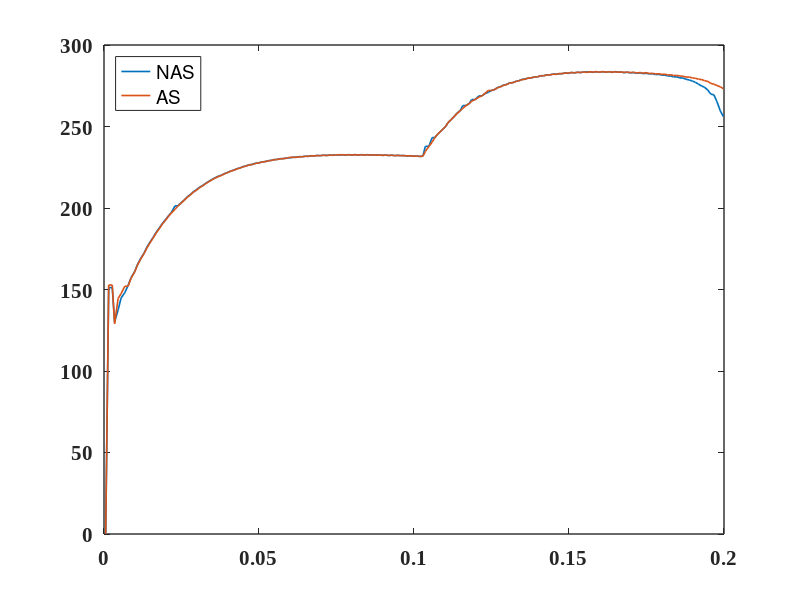
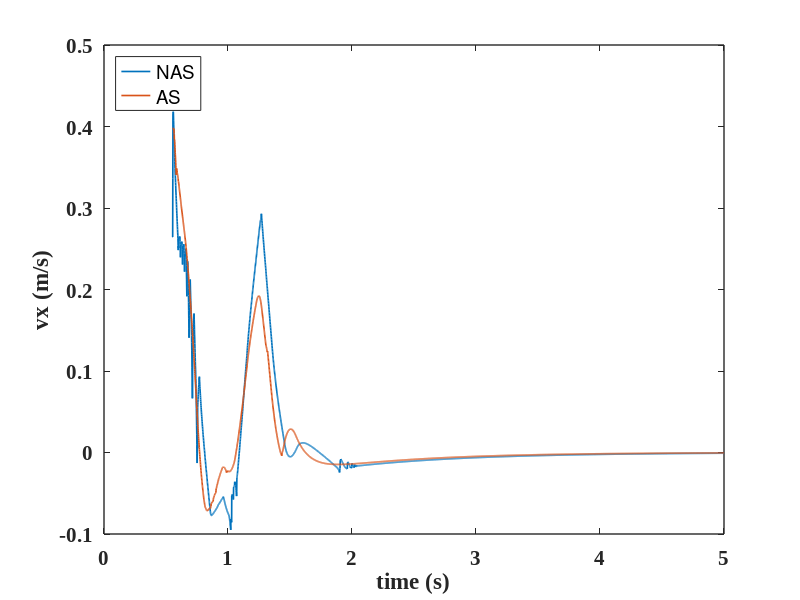
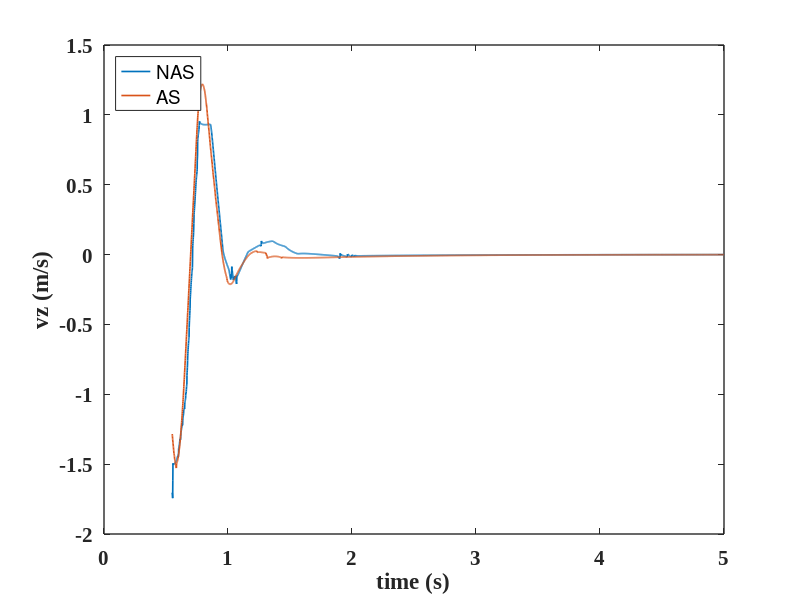
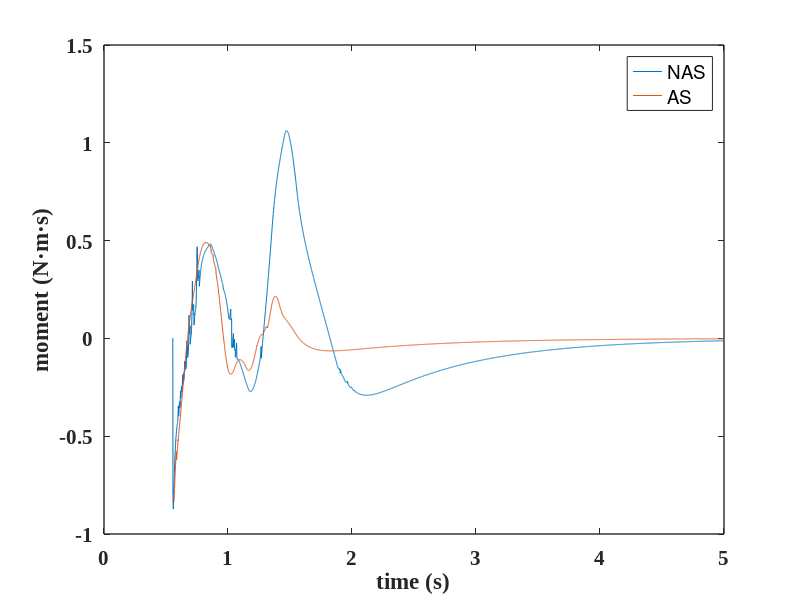

MATLAB code for these plots, in order: (Note: this script raises an error after producing the figures.)
clear;
close all;
%% h=[0.1,0.15,0.2] l=[0.1,0.15,0.2]
% h=0.1, l=0.1;
% h=0.1, l=0.15;
% h=0.1, l=0.2;

%% h=0.1, l=0.1;
% % E_Lower_as=124.4J;
% % E_Upper_as=7.77
% % E_Lower_nas=165.8J;
% % E_Upper_nas=0.09J;
% 
% % agility_as=0.2733 m/s
% % agility_nas=0.2719 m/s
% 
% % stability_time_as=3.661s
% % stability_time_nas=4.308s
% % sum_error_p_as=512 N m s
% % sum_error_p_nas=879 N m s
% % just keeping the stability of posture
% 
% load('h=0.1_l=0.1/energy_nas.mat');
% % load('h=0.1_l=0.1/energy_as.mat');
% E_RThigh_nas=Energy_Recording.energy_cost_joint(:,2+1)';
% E_RThigh_nas=E_RThigh_nas(:,2:end);
% E_RKnee_nas=Energy_Recording.energy_cost_joint(:,3+1)';
% E_RKnee_nas=E_RKnee_nas(:,2:end);
% E_RAnkle_nas=Energy_Recording.energy_cost_joint(:,4+1)';
% E_RAnkle_nas=E_RAnkle_nas(:,2:end);
% 
% E_LThigh_nas=Energy_Recording.energy_cost_joint(:,7+1)';
% E_LThigh_nas=E_LThigh_nas(:,2:end);
% E_LKnee_nas=Energy_Recording.energy_cost_joint(:,8+1)';
% E_LKnee_nas=E_LKnee_nas(:,2:end);
% E_LAnkle_nas=Energy_Recording.energy_cost_joint(:,9+1)';
% E_LAnkle_nas=E_LAnkle_nas(:,2:end);
% 
% E_RHipz_nas=Energy_Recording.energy_cost_joint(:,0+1)';
% E_RHipz_nas=E_RHipz_nas(:,2:end);
% E_RHipx_nas=Energy_Recording.energy_cost_joint(:,1+1)';
% E_RHipx_nas=E_RHipx_nas(:,2:end);
% 
% E_LHipz_nas=Energy_Recording.energy_cost_joint(:,5+1)';
% E_LHipz_nas=E_LHipz_nas(:,2:end);
% E_LHipx_nas=Energy_Recording.energy_cost_joint(:,6+1)';
% E_LHipx_nas=E_LHipx_nas(:,2:end);
% 
% E_Lower_nas=E_RThigh_nas(:,end)+E_LThigh_nas(:,end)+E_RKnee_nas(:,end)+...
%                 E_LKnee_nas(:,end)+E_RAnkle_nas(:,end)+E_LAnkle_nas(:,end)+...
%                 E_RHipz_nas(:,end)+E_RHipx_nas(:,end)+...
%                 E_LHipz_nas(:,end)+E_LHipx_nas(:,end);
%             
% E_Upper_nas=Energy_Recording.energy_cost_joint(:,10+1:end);
% E_Upper_nas=sum(E_Upper_nas(end,:));
% 
% load('h=0.1_l=0.1/v_nas.mat');
% vx_NAS=Velocity_Recording.actual_com_velocity(:,1)';
% vx_NAS=vx_NAS(:,2:end);
% vz_NAS=Velocity_Recording.actual_com_velocity(:,3)';
% vz_NAS=vz_NAS(:,2:end);
% Mp_NAS=Velocity_Recording.pitch_moment;
% Mp_NAS=Mp_NAS(:,2:end);
% 
% load('h=0.1_l=0.1/v_as.mat');
% vx_AS=Velocity_Recording.actual_com_velocity(:,1)';
% vx_AS=vx_AS(:,2:end);
% vz_AS=Velocity_Recording.actual_com_velocity(:,3)';
% vz_AS=vz_AS(:,2:end);
% Mp_AS=Velocity_Recording.pitch_moment;
% Mp_AS=Mp_AS(:,2:end);
% 
% time=Velocity_Recording.lcm_timestamp/5;
% a=1;
% num=5000;
% time=time(:,a:num);
% 
% 
% f1=figure;
% plot(time,vx_NAS(:,a:num),'LineWidth',1.2);
% hold on;
% plot(time,vx_AS(:,a:num),'LineWidth',1.2);
% xlabel('time (s)');ylabel('vx (m/s)');
% legend('NAS','AS','Location', 'northwest');
% set(gca, 'linewidth',1, 'fontsize',15,'Fontname', 'Times New Roman','FontWeight','bold');
% 
% 
% f2=figure;
% plot(time,vz_NAS(:,a:num),'LineWidth',1.2);
% hold on;
% plot(time,vz_AS(:,a:num),'LineWidth',1.2);
% xlabel('time (s)');ylabel('vz (m/s)');
% legend('NAS','AS','Location', 'northwest');
% set(gca, 'linewidth',1, 'fontsize',15,'Fontname', 'Times New Roman','FontWeight','bold');
% 
% 
% f3=figure;
% plot(time,Mp_NAS(:,a:num));
% xlabel('time (s)');ylabel('moment (N·m·s)');
% hold on;
% plot(time,Mp_AS(:,a:num));
% hold on;
% legend('NAS','AS');
% set(gca, 'linewidth',1,'FontSize',15,'Fontname', 'Times New Roman','FontWeight','bold');
% agility_as=cal_agility(vx_AS(:,200),vz_AS(:,200));
% agility_nas=cal_agility(vx_NAS(:,200),vz_NAS(:,200));
% 
% 
% time=Velocity_Recording.lcm_timestamp/5;
% a=500;
% num=5000;
% time=time(:,a:num);
% sum_error_p_as=sum(abs(Mp_AS(:,a:num)));
% sum_error_p_nas=sum(abs(Mp_NAS(:,a:num)));
% 
% sum_error_vx_as=sum(abs(vx_AS(:,a:num)));
% sum_error_vx_nas=sum(abs(vx_NAS(:,a:num)));
% 
% sum_error_vz_as=sum(abs(vz_AS(:,a:num)));
% sum_error_vz_nas=sum(abs(vz_NAS(:,a:num)));
% 
% a=0;


%% h=0.1, l=0.15;
% % E_Lower_as=133.1J;
% % E_Upper_as=5.8J
% % E_Lower_nas=181J;
% % E_Upper_nas=0.32J;
% 
% % agility_as=0.3809 m/s
% % agility_nas=0.3807 m/s
% 
% % % stability_time_as=3.661s
% % % stability_time_nas=4.308s
% % sum_error_p_as=188 N m s
% % sum_error_p_nas=474 N m s
% % just keeping the stability of posture
% 
% % load('h=0.1_l=0.15/energy_nas.mat');
% load('h=0.1_l=0.15/energy_as.mat');
% E_RThigh_nas=Energy_Recording.energy_cost_joint(:,2+1)';
% E_RThigh_nas=E_RThigh_nas(:,2:end);
% E_RKnee_nas=Energy_Recording.energy_cost_joint(:,3+1)';
% E_RKnee_nas=E_RKnee_nas(:,2:end);
% E_RAnkle_nas=Energy_Recording.energy_cost_joint(:,4+1)';
% E_RAnkle_nas=E_RAnkle_nas(:,2:end);
% 
% E_LThigh_nas=Energy_Recording.energy_cost_joint(:,7+1)';
% E_LThigh_nas=E_LThigh_nas(:,2:end);
% E_LKnee_nas=Energy_Recording.energy_cost_joint(:,8+1)';
% E_LKnee_nas=E_LKnee_nas(:,2:end);
% E_LAnkle_nas=Energy_Recording.energy_cost_joint(:,9+1)';
% E_LAnkle_nas=E_LAnkle_nas(:,2:end);
% 
% E_RHipz_nas=Energy_Recording.energy_cost_joint(:,0+1)';
% E_RHipz_nas=E_RHipz_nas(:,2:end);
% E_RHipx_nas=Energy_Recording.energy_cost_joint(:,1+1)';
% E_RHipx_nas=E_RHipx_nas(:,2:end);
% 
% E_LHipz_nas=Energy_Recording.energy_cost_joint(:,5+1)';
% E_LHipz_nas=E_LHipz_nas(:,2:end);
% E_LHipx_nas=Energy_Recording.energy_cost_joint(:,6+1)';
% E_LHipx_nas=E_LHipx_nas(:,2:end);
% 
% E_Lower_nas=E_RThigh_nas(:,end)+E_LThigh_nas(:,end)+E_RKnee_nas(:,end)+...
%                 E_LKnee_nas(:,end)+E_RAnkle_nas(:,end)+E_LAnkle_nas(:,end)+...
%                 E_RHipz_nas(:,end)+E_RHipx_nas(:,end)+...
%                 E_LHipz_nas(:,end)+E_LHipx_nas(:,end);
%             
% E_Upper_nas=Energy_Recording.energy_cost_joint(:,10+1:end);
% E_Upper_nas=sum(E_Upper_nas(end,:));
% 
% load('h=0.1_l=0.15/v_nas.mat');
% vx_NAS=Velocity_Recording.actual_com_velocity(:,1)';
% vx_NAS=vx_NAS(:,2:end);
% vz_NAS=Velocity_Recording.actual_com_velocity(:,3)';
% vz_NAS=vz_NAS(:,2:end);
% Mp_NAS=Velocity_Recording.pitch_moment;
% Mp_NAS=Mp_NAS(:,2:end);
% 
% load('h=0.1_l=0.15/v_as.mat');
% vx_AS=Velocity_Recording.actual_com_velocity(:,1)';
% vx_AS=vx_AS(:,2:end);
% vz_AS=Velocity_Recording.actual_com_velocity(:,3)';
% vz_AS=vz_AS(:,2:end);
% Mp_AS=Velocity_Recording.pitch_moment;
% Mp_AS=Mp_AS(:,2:end);
% 
% time=Velocity_Recording.lcm_timestamp/5;
% a=1;
% num=5000;
% time=time(:,a:num);
% 
% 
% f1=figure;
% plot(time,vx_NAS(:,a:num),'LineWidth',1.2);
% hold on;
% plot(time,vx_AS(:,a:num),'LineWidth',1.2);
% xlabel('time (s)');ylabel('vx (m/s)');
% legend('NAS','AS','Location', 'northwest');
% set(gca, 'linewidth',1, 'fontsize',15,'Fontname', 'Times New Roman','FontWeight','bold');
% 
% 
% f2=figure;
% plot(time,vz_NAS(:,a:num),'LineWidth',1.2);
% hold on;
% plot(time,vz_AS(:,a:num),'LineWidth',1.2);
% xlabel('time (s)');ylabel('vz (m/s)');
% legend('NAS','AS','Location', 'northwest');
% set(gca, 'linewidth',1, 'fontsize',15,'Fontname', 'Times New Roman','FontWeight','bold');
% 
% 
% f3=figure;
% plot(time,Mp_NAS(:,a:num));
% xlabel('time (s)');ylabel('moment (N·m·s)');
% hold on;
% plot(time,Mp_AS(:,a:num));
% hold on;
% legend('NAS','AS');
% set(gca, 'linewidth',1,'FontSize',15,'Fontname', 'Times New Roman','FontWeight','bold');
% agility_as=cal_agility(vx_AS(:,200),vz_AS(:,200));
% agility_nas=cal_agility(vx_NAS(:,200),vz_NAS(:,200));
% 
% 
% time=Velocity_Recording.lcm_timestamp/5;
% a=500;
% num=5000;
% time=time(:,a:num);
% sum_error_p_as=sum(abs(Mp_AS(:,a:num)));
% sum_error_p_nas=sum(abs(Mp_NAS(:,a:num)));
% 
% sum_error_vx_as=sum(abs(vx_AS(:,a:num)));
% sum_error_vx_nas=sum(abs(vx_NAS(:,a:num)));
% 
% sum_error_vz_as=sum(abs(vz_AS(:,a:num)));
% sum_error_vz_nas=sum(abs(vz_NAS(:,a:num)));
% 
% a=0;


%% h=0.15, l=0.1;
% E_Lower_as=151J;
% E_Upper_as=13.82
% E_Lower_nas=198.83J;
% E_Upper_nas=0.13J;
% agility_as=0.33m/s
% agility_nas=0.31m/s
% stability_time_as=2.921s
% stability_time_nas=4.533s
% sum_error_p_as=283.05m/s
% sum_error_p_nas=805.41m/s
% sum_error_vx_as=118.40m/s
% sum_error_vx_nas=138.71m/s
% sum_error_vz_as=383.16m/s
% sum_error_vz_nas=392.38m/s
load('h_0.15_l_0.1_c_nas.mat');
a=1;
num=200;
time=CONTACT_OUTPUT.lcm_timestamp/5;
time=time(:,a:num);

contact_nas=CONTACT_OUTPUT.contact_force(:,a:num);
contact_nas=contact_nas(:,1:end);
plot(time,contact_nas(:,a:num),'LineWidth',1.2);
hold on;
load('h_0.15_l_0.1_c_as.mat');
contact_nas=CONTACT_OUTPUT.contact_force(:,a:num);
contact_nas=contact_nas(:,1:end);
plot(time,contact_nas(:,a:num),'LineWidth',1.2);
legend('NAS','AS','Location', 'northwest');
set(gca, 'linewidth',1, 'fontsize',15,'Fontname', 'Times New Roman','FontWeight','bold');

load('h_0.15_l_0.1_energy_nas.mat');
% load('h_0.15_l_0.1_energy_as.mat');
a=1;
num=200;
E_RThigh_nas=Energy_Recording.energy_cost_joint(a:num,2+1)';
E_RThigh_nas=E_RThigh_nas(:,2:end);
E_RKnee_nas=Energy_Recording.energy_cost_joint(a:num,3+1)';
E_RKnee_nas=E_RKnee_nas(:,2:end);
E_RAnkle_nas=Energy_Recording.energy_cost_joint(a:num,4+1)';
E_RAnkle_nas=E_RAnkle_nas(:,2:end);

E_LThigh_nas=Energy_Recording.energy_cost_joint(a:num,7+1)';
E_LThigh_nas=E_LThigh_nas(:,2:end);
E_LKnee_nas=Energy_Recording.energy_cost_joint(a:num,8+1)';
E_LKnee_nas=E_LKnee_nas(:,2:end);
E_LAnkle_nas=Energy_Recording.energy_cost_joint(a:num,9+1)';
E_LAnkle_nas=E_LAnkle_nas(:,2:end);

E_RHipz_nas=Energy_Recording.energy_cost_joint(a:num,0+1)';
E_RHipz_nas=E_RHipz_nas(:,2:end);
E_RHipx_nas=Energy_Recording.energy_cost_joint(a:num,1+1)';
E_RHipx_nas=E_RHipx_nas(:,2:end);

E_LHipz_nas=Energy_Recording.energy_cost_joint(a:num,5+1)';
E_LHipz_nas=E_LHipz_nas(:,2:end);
E_LHipx_nas=Energy_Recording.energy_cost_joint(a:num,6+1)';
E_LHipx_nas=E_LHipx_nas(:,2:end);

E_Lower_nas=E_RThigh_nas(:,end)+E_LThigh_nas(:,end)+E_RKnee_nas(:,end)+...
                E_LKnee_nas(:,end)+E_RAnkle_nas(:,end)+E_LAnkle_nas(:,end)+...
                E_RHipz_nas(:,end)+E_RHipx_nas(:,end)+...
                E_LHipz_nas(:,end)+E_LHipx_nas(:,end);
            
E_Upper_nas=Energy_Recording.energy_cost_joint(a:num,10+1:end);
E_Upper_nas=sum(E_Upper_nas(end,:));
load('h_0.15_l_0.1_v_nas.mat');
vx_NAS=Velocity_Recording.actual_com_velocity(:,1)';
vx_NAS=vx_NAS(:,2:end);
vz_NAS=Velocity_Recording.actual_com_velocity(:,3)';
vz_NAS=vz_NAS(:,2:end);
Mp_NAS=Velocity_Recording.pitch_moment;
Mp_NAS=Mp_NAS(:,2:end);

load('h_0.15_l_0.1_v_as.mat');
vx_AS=Velocity_Recording.actual_com_velocity(:,1)';
vx_AS=vx_AS(:,2:end);
vz_AS=Velocity_Recording.actual_com_velocity(:,3)';
vz_AS=vz_AS(:,2:end);
Mp_AS=Velocity_Recording.pitch_moment;
Mp_AS=Mp_AS(:,2:end);

time=Velocity_Recording.lcm_timestamp/5;
a=550;
num=5000;
time=time(:,a:num);


f1=figure;
plot(time,vx_NAS(:,a:num),'LineWidth',1.2);
hold on;
plot(time,vx_AS(:,a:num),'LineWidth',1.2);
xlabel('time (s)');ylabel('vx (m/s)');
legend('NAS','AS','Location', 'northwest');
set(gca, 'linewidth',1, 'fontsize',15,'Fontname', 'Times New Roman','FontWeight','bold');


f2=figure;
plot(time,vz_NAS(:,a:num),'LineWidth',1.2);
hold on;
plot(time,vz_AS(:,a:num),'LineWidth',1.2);
xlabel('time (s)');ylabel('vz (m/s)');
legend('NAS','AS','Location', 'northwest');
set(gca, 'linewidth',1, 'fontsize',15,'Fontname', 'Times New Roman','FontWeight','bold');


f3=figure;
plot(time,Mp_NAS(:,a:num));
xlabel('time (s)');ylabel('moment (N·m·s)');
hold on;
plot(time,Mp_AS(:,a:num));
hold on;
legend('NAS','AS');
set(gca, 'linewidth',1,'FontSize',15,'Fontname', 'Times New Roman','FontWeight','bold');

time=Velocity_Recording.lcm_timestamp/5;
a=550;
num=5000;
time=time(:,a:num);
sum_error_p_as=sum(abs(Mp_AS(:,a:num)));
sum_error_p_nas=sum(abs(Mp_NAS(:,a:num)));

sum_error_vx_as=sum(abs(vx_AS(:,a:num)));
sum_error_vx_nas=sum(abs(vx_NAS(:,a:num)));

sum_error_vz_as=sum(abs(vz_AS(:,a:num)));
sum_error_vz_nas=sum(abs(vz_NAS(:,a:num)));
a=0;


%% h=0.15, l=0.15;
% E_Lower_as=175.3J;
% E_Upper_as=23.1
% E_Lower_nas=272.7J;
% E_Upper_nas=0.49J;

% agility_as=0.36m/s
% agility_nas=0.32m/s

% stability_time_as=2.921s
% stability_time_nas=4.533s
% sum_error_p_as=283.05m/s
% sum_error_p_nas=805.41m/s
% sum_error_vx_as=118.40m/s
% sum_error_vx_nas=138.71m/s
% sum_error_vz_as=383.16m/s
% sum_error_vz_nas=392.38m/s

% load('h_0.15_l_0.1_energy_nas.mat');
% load('h=0.15_l=0.15/energy_as.mat');
% E_RThigh_nas=Energy_Recording.energy_cost_joint(:,2+1)';
% E_RThigh_nas=E_RThigh_nas(:,2:end);
% E_RKnee_nas=Energy_Recording.energy_cost_joint(:,3+1)';
% E_RKnee_nas=E_RKnee_nas(:,2:end);
% E_RAnkle_nas=Energy_Recording.energy_cost_joint(:,4+1)';
% E_RAnkle_nas=E_RAnkle_nas(:,2:end);
% 
% E_LThigh_nas=Energy_Recording.energy_cost_joint(:,7+1)';
% E_LThigh_nas=E_LThigh_nas(:,2:end);
% E_LKnee_nas=Energy_Recording.energy_cost_joint(:,8+1)';
% E_LKnee_nas=E_LKnee_nas(:,2:end);
% E_LAnkle_nas=Energy_Recording.energy_cost_joint(:,9+1)';
% E_LAnkle_nas=E_LAnkle_nas(:,2:end);
% 
% E_RHipz_nas=Energy_Recording.energy_cost_joint(:,0+1)';
% E_RHipz_nas=E_RHipz_nas(:,2:end);
% E_RHipx_nas=Energy_Recording.energy_cost_joint(:,1+1)';
% E_RHipx_nas=E_RHipx_nas(:,2:end);
% 
% E_LHipz_nas=Energy_Recording.energy_cost_joint(:,5+1)';
% E_LHipz_nas=E_LHipz_nas(:,2:end);
% E_LHipx_nas=Energy_Recording.energy_cost_joint(:,6+1)';
% E_LHipx_nas=E_LHipx_nas(:,2:end);
% 
% E_Lower_nas=E_RThigh_nas(:,end)+E_LThigh_nas(:,end)+E_RKnee_nas(:,end)+...
%                 E_LKnee_nas(:,end)+E_RAnkle_nas(:,end)+E_LAnkle_nas(:,end)+...
%                 E_RHipz_nas(:,end)+E_RHipx_nas(:,end)+...
%                 E_LHipz_nas(:,end)+E_LHipx_nas(:,end);
%             
% E_Upper_nas=Energy_Recording.energy_cost_joint(:,10+1:end);
% E_Upper_nas=sum(E_Upper_nas(end,:));
% 
% load('h=0.15_l=0.15/v_nas.mat');
% vx_NAS=Velocity_Recording.actual_com_velocity(:,1)';
% vx_NAS=vx_NAS(:,2:end);
% vz_NAS=Velocity_Recording.actual_com_velocity(:,3)';
% vz_NAS=vz_NAS(:,2:end);
% Mp_NAS=Velocity_Recording.pitch_moment;
% Mp_NAS=Mp_NAS(:,2:end);
% 
% load('h=0.15_l=0.15/v_as.mat');
% vx_AS=Velocity_Recording.actual_com_velocity(:,1)';
% vx_AS=vx_AS(:,2:end);
% vz_AS=Velocity_Recording.actual_com_velocity(:,3)';
% vz_AS=vz_AS(:,2:end);
% Mp_AS=Velocity_Recording.pitch_moment;
% Mp_AS=Mp_AS(:,2:end);
% 
% time=Velocity_Recording.lcm_timestamp/5;
% a=1;
% num=5000;
% time=time(:,a:num);
% 
% 
% f1=figure;
% plot(time,vx_NAS(:,a:num),'LineWidth',1.2);
% hold on;
% plot(time,vx_AS(:,a:num),'LineWidth',1.2);
% xlabel('time (s)');ylabel('vx (m/s)');
% legend('NAS','AS','Location', 'northwest');
% set(gca, 'linewidth',1, 'fontsize',15,'Fontname', 'Times New Roman','FontWeight','bold');
% 
% 
% f2=figure;
% plot(time,vz_NAS(:,a:num),'LineWidth',1.2);
% hold on;
% plot(time,vz_AS(:,a:num),'LineWidth',1.2);
% xlabel('time (s)');ylabel('vz (m/s)');
% legend('NAS','AS','Location', 'northwest');
% set(gca, 'linewidth',1, 'fontsize',15,'Fontname', 'Times New Roman','FontWeight','bold');
% 
% 
% f3=figure;
% plot(time,Mp_NAS(:,a:num));
% xlabel('time (s)');ylabel('moment (N·m·s)');
% hold on;
% plot(time,Mp_AS(:,a:num));
% hold on;
% legend('NAS','AS');
% set(gca, 'linewidth',1,'FontSize',15,'Fontname', 'Times New Roman','FontWeight','bold');
% agility_as=cal_agility(vx_AS(:,200),vz_AS(:,200));
% agility_nas=cal_agility(vx_NAS(:,200),vz_NAS(:,200));
% 
% 
% time=Velocity_Recording.lcm_timestamp/5;
% a=550;
% num=5000;
% time=time(:,a:num);
% sum_error_p_as=sum(abs(Mp_AS(:,a:num)));
% sum_error_p_nas=sum(abs(Mp_NAS(:,a:num)));
% 
% sum_error_vx_as=sum(abs(vx_AS(:,a:num)));
% sum_error_vx_nas=sum(abs(vx_NAS(:,a:num)));
% 
% sum_error_vz_as=sum(abs(vz_AS(:,a:num)));
% sum_error_vz_nas=sum(abs(vz_NAS(:,a:num)));



%% h=0.15, l=0.2;
% E_Lower_as=171.16J;
% E_Upper_as=23.1
% E_Lower_nas=272.8J;
% E_Upper_nas=1.46J;

% agility_as=0.447 m/s
% agility_nas=0.43 m/s

% stability_time_as=2.921s
% stability_time_nas=4.533s
% sum_error_p_as=217.7m/s
% sum_error_p_nas=277.2m/s
% just keeping the stability of posture

% load('h=0.15_l=0.2/energy_nas.mat');
% load('h=0.15_l=0.2/energy_as.mat');
% E_RThigh_nas=Energy_Recording.energy_cost_joint(:,2+1)';
% E_RThigh_nas=E_RThigh_nas(:,2:end);
% E_RKnee_nas=Energy_Recording.energy_cost_joint(:,3+1)';
% E_RKnee_nas=E_RKnee_nas(:,2:end);
% E_RAnkle_nas=Energy_Recording.energy_cost_joint(:,4+1)';
% E_RAnkle_nas=E_RAnkle_nas(:,2:end);
% 
% E_LThigh_nas=Energy_Recording.energy_cost_joint(:,7+1)';
% E_LThigh_nas=E_LThigh_nas(:,2:end);
% E_LKnee_nas=Energy_Recording.energy_cost_joint(:,8+1)';
% E_LKnee_nas=E_LKnee_nas(:,2:end);
% E_LAnkle_nas=Energy_Recording.energy_cost_joint(:,9+1)';
% E_LAnkle_nas=E_LAnkle_nas(:,2:end);
% 
% E_RHipz_nas=Energy_Recording.energy_cost_joint(:,0+1)';
% E_RHipz_nas=E_RHipz_nas(:,2:end);
% E_RHipx_nas=Energy_Recording.energy_cost_joint(:,1+1)';
% E_RHipx_nas=E_RHipx_nas(:,2:end);
% 
% E_LHipz_nas=Energy_Recording.energy_cost_joint(:,5+1)';
% E_LHipz_nas=E_LHipz_nas(:,2:end);
% E_LHipx_nas=Energy_Recording.energy_cost_joint(:,6+1)';
% E_LHipx_nas=E_LHipx_nas(:,2:end);
% 
% E_Lower_nas=E_RThigh_nas(:,end)+E_LThigh_nas(:,end)+E_RKnee_nas(:,end)+...
%                 E_LKnee_nas(:,end)+E_RAnkle_nas(:,end)+E_LAnkle_nas(:,end)+...
%                 E_RHipz_nas(:,end)+E_RHipx_nas(:,end)+...
%                 E_LHipz_nas(:,end)+E_LHipx_nas(:,end);
%             
% E_Upper_nas=Energy_Recording.energy_cost_joint(:,10+1:end);
% E_Upper_nas=sum(E_Upper_nas(end,:));
% 
% load('h=0.15_l=0.2/v_nas.mat');
% vx_NAS=Velocity_Recording.actual_com_velocity(:,1)';
% vx_NAS=vx_NAS(:,2:end);
% vz_NAS=Velocity_Recording.actual_com_velocity(:,3)';
% vz_NAS=vz_NAS(:,2:end);
% Mp_NAS=Velocity_Recording.pitch_moment;
% Mp_NAS=Mp_NAS(:,2:end);
% 
% load('h=0.15_l=0.2/v_as.mat');
% vx_AS=Velocity_Recording.actual_com_velocity(:,1)';
% vx_AS=vx_AS(:,2:end);
% vz_AS=Velocity_Recording.actual_com_velocity(:,3)';
% vz_AS=vz_AS(:,2:end);
% Mp_AS=Velocity_Recording.pitch_moment;
% Mp_AS=Mp_AS(:,2:end);
% 
% time=Velocity_Recording.lcm_timestamp/5;
% a=1;
% num=5000;
% time=time(:,a:num);
% 
% 
% f1=figure;
% plot(time,vx_NAS(:,a:num),'LineWidth',1.2);
% hold on;
% plot(time,vx_AS(:,a:num),'LineWidth',1.2);
% xlabel('time (s)');ylabel('vx (m/s)');
% legend('NAS','AS','Location', 'northwest');
% set(gca, 'linewidth',1, 'fontsize',15,'Fontname', 'Times New Roman','FontWeight','bold');
% 
% 
% f2=figure;
% plot(time,vz_NAS(:,a:num),'LineWidth',1.2);
% hold on;
% plot(time,vz_AS(:,a:num),'LineWidth',1.2);
% xlabel('time (s)');ylabel('vz (m/s)');
% legend('NAS','AS','Location', 'northwest');
% set(gca, 'linewidth',1, 'fontsize',15,'Fontname', 'Times New Roman','FontWeight','bold');
% 
% 
% f3=figure;
% plot(time,Mp_NAS(:,a:num));
% xlabel('time (s)');ylabel('moment (N·m·s)');
% hold on;
% plot(time,Mp_AS(:,a:num));
% hold on;
% legend('NAS','AS');
% set(gca, 'linewidth',1,'FontSize',15,'Fontname', 'Times New Roman','FontWeight','bold');
% agility_as=cal_agility(vx_AS(:,200),vz_AS(:,200));
% agility_nas=cal_agility(vx_NAS(:,200),vz_NAS(:,200));
% 
% 
% time=Velocity_Recording.lcm_timestamp/5;
% a=550;
% num=5000;
% time=time(:,a:num);
% sum_error_p_as=sum(abs(Mp_AS(:,a:num)));
% sum_error_p_nas=sum(abs(Mp_NAS(:,a:num)));
% 
% sum_error_vx_as=sum(abs(vx_AS(:,a:num)));
% sum_error_vx_nas=sum(abs(vx_NAS(:,a:num)));
% 
% sum_error_vz_as=sum(abs(vz_AS(:,a:num)));
% sum_error_vz_nas=sum(abs(vz_NAS(:,a:num)));
% 
% a=0;agility_nas=cal_agility(vx_NAS(:,200),vz_NAS(:,200));
% 
% 
% time=Velocity_Recording.lcm_timestamp/5;
% a=550;
% num=5000;
% time=time(:,a:num);
% sum_error_p_as=sum(abs(Mp_AS(:,a:num)));
% sum_error_p_nas=sum(abs(Mp_NAS(:,a:num)));
% 
% sum_error_vx_as=sum(abs(vx_AS(:,a:num)));
% sum_error_vx_nas=sum(abs(vx_NAS(:,a:num)));
% 
% sum_error_vz_as=sum(abs(vz_AS(:,a:num)));
% sum_error_vz_nas=sum(abs(vz_NAS(:,a:num)));
% 
% a=0;





%% h=0.2, l=0.1;
% E_Lower_as=186.3J;
% E_Upper_as=12.7J
% E_Lower_nas=188;
% E_Upper_nas=0.23J;

% agility_as=0.3966 m/s
% agility_nas=0.395 m/s

% % stability_time_as=3.661s
% % stability_time_nas=4.308s
% sum_error_p_as=182 N m s
% sum_error_p_nas=242 N m s
% just keeping the stability of posture

% load('h=0.2_l=0.1/energy_nas.mat');
% % load('h=0.2_l=0.1/energy_as.mat');
% E_RThigh_nas=Energy_Recording.energy_cost_joint(:,2+1)';
% E_RThigh_nas=E_RThigh_nas(:,2:end);
% E_RKnee_nas=Energy_Recording.energy_cost_joint(:,3+1)';
% E_RKnee_nas=E_RKnee_nas(:,2:end);
% E_RAnkle_nas=Energy_Recording.energy_cost_joint(:,4+1)';
% E_RAnkle_nas=E_RAnkle_nas(:,2:end);
% 
% E_LThigh_nas=Energy_Recording.energy_cost_joint(:,7+1)';
% E_LThigh_nas=E_LThigh_nas(:,2:end);
% E_LKnee_nas=Energy_Recording.energy_cost_joint(:,8+1)';
% E_LKnee_nas=E_LKnee_nas(:,2:end);
% E_LAnkle_nas=Energy_Recording.energy_cost_joint(:,9+1)';
% E_LAnkle_nas=E_LAnkle_nas(:,2:end);
% 
% E_RHipz_nas=Energy_Recording.energy_cost_joint(:,0+1)';
% E_RHipz_nas=E_RHipz_nas(:,2:end);
% E_RHipx_nas=Energy_Recording.energy_cost_joint(:,1+1)';
% E_RHipx_nas=E_RHipx_nas(:,2:end);
% 
% E_LHipz_nas=Energy_Recording.energy_cost_joint(:,5+1)';
% E_LHipz_nas=E_LHipz_nas(:,2:end);
% E_LHipx_nas=Energy_Recording.energy_cost_joint(:,6+1)';
% E_LHipx_nas=E_LHipx_nas(:,2:end);
% 
% E_Lower_nas=E_RThigh_nas(:,end)+E_LThigh_nas(:,end)+E_RKnee_nas(:,end)+...
%                 E_LKnee_nas(:,end)+E_RAnkle_nas(:,end)+E_LAnkle_nas(:,end)+...
%                 E_RHipz_nas(:,end)+E_RHipx_nas(:,end)+...
%                 E_LHipz_nas(:,end)+E_LHipx_nas(:,end);
%             
% E_Upper_nas=Energy_Recording.energy_cost_joint(:,10+1:end);
% E_Upper_nas=sum(E_Upper_nas(end,:));
% 
% load('h=0.2_l=0.1/v_nas.mat');
% vx_NAS=Velocity_Recording.actual_com_velocity(:,1)';
% vx_NAS=vx_NAS(:,2:end);
% vz_NAS=Velocity_Recording.actual_com_velocity(:,3)';
% vz_NAS=vz_NAS(:,2:end);
% Mp_NAS=Velocity_Recording.pitch_moment;
% Mp_NAS=Mp_NAS(:,2:end);
% 
% load('h=0.2_l=0.1/v_as.mat');
% vx_AS=Velocity_Recording.actual_com_velocity(:,1)';
% vx_AS=vx_AS(:,2:end);
% vz_AS=Velocity_Recording.actual_com_velocity(:,3)';
% vz_AS=vz_AS(:,2:end);
% Mp_AS=Velocity_Recording.pitch_moment;
% Mp_AS=Mp_AS(:,2:end);
% 
% time=Velocity_Recording.lcm_timestamp/5;
% a=1;
% num=5000;
% time=time(:,a:num);
% 
% 
% f1=figure;
% plot(time,vx_NAS(:,a:num),'LineWidth',1.2);
% hold on;
% plot(time,vx_AS(:,a:num),'LineWidth',1.2);
% xlabel('time (s)');ylabel('vx (m/s)');
% legend('NAS','AS','Location', 'northwest');
% set(gca, 'linewidth',1, 'fontsize',15,'Fontname', 'Times New Roman','FontWeight','bold');
% 
% 
% f2=figure;
% plot(time,vz_NAS(:,a:num),'LineWidth',1.2);
% hold on;
% plot(time,vz_AS(:,a:num),'LineWidth',1.2);
% xlabel('time (s)');ylabel('vz (m/s)');
% legend('NAS','AS','Location', 'northwest');
% set(gca, 'linewidth',1, 'fontsize',15,'Fontname', 'Times New Roman','FontWeight','bold');
% 
% 
% f3=figure;
% plot(time,Mp_NAS(:,a:num));
% xlabel('time (s)');ylabel('moment (N·m·s)');
% hold on;
% plot(time,Mp_AS(:,a:num));
% hold on;
% legend('NAS','AS');
% set(gca, 'linewidth',1,'FontSize',15,'Fontname', 'Times New Roman','FontWeight','bold');
% agility_as=cal_agility(vx_AS(:,200),vz_AS(:,200));
% agility_nas=cal_agility(vx_NAS(:,200),vz_NAS(:,200));
% 
% 
% time=Velocity_Recording.lcm_timestamp/5;
% a=500;
% num=5000;
% time=time(:,a:num);
% sum_error_p_as=sum(abs(Mp_AS(:,a:num)));
% sum_error_p_nas=sum(abs(Mp_NAS(:,a:num)));
% 
% sum_error_vx_as=sum(abs(vx_AS(:,a:num)));
% sum_error_vx_nas=sum(abs(vx_NAS(:,a:num)));
% 
% sum_error_vz_as=sum(abs(vz_AS(:,a:num)));
% sum_error_vz_nas=sum(abs(vz_NAS(:,a:num)));
% 
% a=0;


%% h=0.2, l=0.15;
% E_Lower_as=274.3J;
% E_Upper_as=0.18J
% E_Lower_nas=201J;
% E_Upper_nas=27.6J;

% agility_as=0.4369 m/s
% agility_nas=0.4156 m/s

% % stability_time_as=3.661s
% % stability_time_nas=4.308s
% sum_error_p_as=186.2 N m s
% sum_error_p_nas=323 N m s
% just keeping the stability of posture

% load('h=0.2_l=0.15/energy_nas.mat');
% load('h=0.2_l=0.15/energy_as.mat');
% E_RThigh_nas=Energy_Recording.energy_cost_joint(:,2+1)';
% E_RThigh_nas=E_RThigh_nas(:,2:end);
% E_RKnee_nas=Energy_Recording.energy_cost_joint(:,3+1)';
% E_RKnee_nas=E_RKnee_nas(:,2:end);
% E_RAnkle_nas=Energy_Recording.energy_cost_joint(:,4+1)';
% E_RAnkle_nas=E_RAnkle_nas(:,2:end);
% 
% E_LThigh_nas=Energy_Recording.energy_cost_joint(:,7+1)';
% E_LThigh_nas=E_LThigh_nas(:,2:end);
% E_LKnee_nas=Energy_Recording.energy_cost_joint(:,8+1)';
% E_LKnee_nas=E_LKnee_nas(:,2:end);
% E_LAnkle_nas=Energy_Recording.energy_cost_joint(:,9+1)';
% E_LAnkle_nas=E_LAnkle_nas(:,2:end);
% 
% E_RHipz_nas=Energy_Recording.energy_cost_joint(:,0+1)';
% E_RHipz_nas=E_RHipz_nas(:,2:end);
% E_RHipx_nas=Energy_Recording.energy_cost_joint(:,1+1)';
% E_RHipx_nas=E_RHipx_nas(:,2:end);
% 
% E_LHipz_nas=Energy_Recording.energy_cost_joint(:,5+1)';
% E_LHipz_nas=E_LHipz_nas(:,2:end);
% E_LHipx_nas=Energy_Recording.energy_cost_joint(:,6+1)';
% E_LHipx_nas=E_LHipx_nas(:,2:end);
% 
% E_Lower_nas=E_RThigh_nas(:,end)+E_LThigh_nas(:,end)+E_RKnee_nas(:,end)+...
%                 E_LKnee_nas(:,end)+E_RAnkle_nas(:,end)+E_LAnkle_nas(:,end)+...
%                 E_RHipz_nas(:,end)+E_RHipx_nas(:,end)+...
%                 E_LHipz_nas(:,end)+E_LHipx_nas(:,end);
%             
% E_Upper_nas=Energy_Recording.energy_cost_joint(:,10+1:end);
% E_Upper_nas=sum(E_Upper_nas(end,:));
% 
% load('h=0.2_l=0.15/v_nas.mat');
% vx_NAS=Velocity_Recording.actual_com_velocity(:,1)';
% vx_NAS=vx_NAS(:,2:end);
% vz_NAS=Velocity_Recording.actual_com_velocity(:,3)';
% vz_NAS=vz_NAS(:,2:end);
% Mp_NAS=Velocity_Recording.pitch_moment;
% Mp_NAS=Mp_NAS(:,2:end);
% 
% load('h=0.2_l=0.15/v_as.mat');
% vx_AS=Velocity_Recording.actual_com_velocity(:,1)';
% vx_AS=vx_AS(:,2:end);
% vz_AS=Velocity_Recording.actual_com_velocity(:,3)';
% vz_AS=vz_AS(:,2:end);
% Mp_AS=Velocity_Recording.pitch_moment;
% Mp_AS=Mp_AS(:,2:end);
% 
% time=Velocity_Recording.lcm_timestamp/5;
% a=1;
% num=5000;
% time=time(:,a:num);
% 
% 
% f1=figure;
% plot(time,vx_NAS(:,a:num),'LineWidth',1.2);
% hold on;
% plot(time,vx_AS(:,a:num),'LineWidth',1.2);
% xlabel('time (s)');ylabel('vx (m/s)');
% legend('NAS','AS','Location', 'northwest');
% set(gca, 'linewidth',1, 'fontsize',15,'Fontname', 'Times New Roman','FontWeight','bold');
% 
% d on;
% plot(time,vz_AS(:,a:num),'LineWidth',1.2);
% xlabel('time (s)');ylabel('vz (m/s)');
% legend('NAS','AS','Location', 'northwest');
% set(gca, 'linewidth',1, 'fontsize',15,'Fontname', 'Times New Roman','FontWeight','bold');
% 
% 
% f3=figure;
% plot(time,Mp_NAS(:,a:num));
% xlabel('time (s)');ylabel('moment (N·m·s)');
% hold on;
% plot(time,Mp_AS(:,a:num));
% hold on;
% legend('NAS','AS');
% set(gca, 'linewidth',1,'FontSize',15,'Fontname', 'Times New Roman','FontWeight','bold');
% agility_as=cal_agility(vx_AS(:,200),vz_AS(:,200));
% agility_nas=cal_agility(vx_NAS(:,200),vz_NAS(:,200));
% 
% 
% time=Velocity_Recording.lcm_timestamp/5;
% a=500;
% num=5000;
% time=time(:,a:num);
% sum_error_p_as=sum(abs(Mp_AS(:,a:num)));
% sum_error_p_nas=sum(abs(Mp_NAS(:,a:num)));
% 
% sum_error_vx_as=sum(abs(vx_AS(:,a:num)));
% sum_error_vx_nas=sum(abs(vx_NAS(:,a:num)));
% 
% sum_error_vz_as=sum(abs(vz_AS(:,a:num)));
% sum_error_vz_nas=sum(abs(vz_NAS(:,a:num)));
% 
% a=0;
% f2=figure;
% plot(time,vz_NAS(:,a:num),'LineWidth',1.2);
% hold on;
% plot(time,vz_AS(:,a:num),'LineWidth',1.2);
% xlabel('time (s)');ylabel('vz (m/s)');
% legend('NAS','AS','Location', 'northwest');
% set(gca, 'linewidth',1, 'fontsize',15,'Fontname', 'Times New Roman','FontWeight','bold');
% 
% 
% f3=figure;
% plot(time,Mp_NAS(:,a:num));
% xlabel('time (s)');ylabel('moment (N·m·s)');
% hold on;
% plot(time,Mp_AS(:,a:num));
% hold on;
% legend('NAS','AS');
% set(gca, 'linewidth',1,'FontSize',15,'Fontname', 'Times New Roman','FontWeight','bold');
% agility_as=cal_agility(vx_AS(:,200),vz_AS(:,200));
% agility_nas=cal_agility(vx_NAS(:,200),vz_NAS(:,200));
% 
% 
% time=Velocity_Recording.lcm_timestamp/5;
% a=500;
% num=5000;
% time=time(:,a:num);
% sum_error_p_as=sum(abs(Mp_AS(:,a:num)));
% sum_error_p_nas=sum(abs(Mp_NAS(:,a:num)));
% 
% sum_error_vx_as=sum(abs(vx_AS(:,a:num)));
% sum_error_vx_nas=sum(abs(vx_NAS(:,a:num)));
% 
% sum_error_vz_as=sum(abs(vz_AS(:,a:num)));
% sum_error_vz_nas=sum(abs(vz_NAS(:,a:num)));
% 
% a=0;
















%%
%     data_record_->joint_position_position[0]=q_[9]; /// torso_to_R_ShoulderRx
%     data_record_->joint_position_position[1]=q_[10]; /// torso_to_L_ShoulderRx
%     data_record_->joint_position_position[2]=q_[13]; /// R_ShoulderRx_to_R_UpperArm
%     data_record_->joint_position_position[3]=q_[14]; /// L_ShoulderRx_to_L_UpperArm
%     data_record_->joint_position_position[4]=q_[17]; /// R_UpperArm_to_R_ForeArm
%     data_record_->joint_position_position[5]=q_[18]; /// L_UpperArm_to_L_ForeArm
% 
%     data_record_->joint_position_position[6]=q_[7]; /// torso_to_R_HipRz
%     data_record_->joint_position_position[7]=q_[11]; /// R_HipRz_to_R_HipRx
%     data_record_->joint_position_position[8]=q_[15]; /// R_HipRx_to_R_Thigh
%     data_record_->joint_position_position[9]=q_[19]; /// R_Knee
%     data_record_->joint_position_position[10]=q_[21]; /// R_Ankle
%     data_record_->joint_position_position[11]=q_[8]; /// torso_to_L_HipRz
%     data_record_->joint_position_position[12]=q_[12]; /// L_HipRz_to_L_HipRx
%     data_record_->joint_position_position[13]=q_[16]; /// L_HipRx_to_L_Thigh
%     data_record_->joint_position_position[14]=q_[20]; /// L_Knee
%     data_record_->joint_position_position[15]=q_[22]; /// L_Ankle





E_RThigh_nas=Energy_Recording.energy_cost_joint(:,2+1)';
E_RThigh_nas=E_RThigh_nas(:,2:end);
E_RKnee_nas=Energy_Recording.energy_cost_joint(:,3+1)';
E_RKnee_nas=E_RKnee_nas(:,2:end);
E_RAnkle_nas=Energy_Recording.energy_cost_joint(:,4+1)';
E_RAnkle_nas=E_RAnkle_nas(:,2:end);

E_LThigh_nas=Energy_Recording.energy_cost_joint(:,7+1)';
E_LThigh_nas=E_LThigh_nas(:,2:end);
E_LKnee_nas=Energy_Recording.energy_cost_joint(:,8+1)';
E_LKnee_nas=E_LKnee_nas(:,2:end);
E_LAnkle_nas=Energy_Recording.energy_cost_joint(:,9+1)';
E_LAnkle_nas=E_LAnkle_nas(:,2:end);

E_RHipz_nas=Energy_Recording.energy_cost_joint(:,0+1)';
E_RHipz_nas=E_RHipz_nas(:,2:end);
E_RHipx_nas=Energy_Recording.energy_cost_joint(:,1+1)';
E_RHipx_nas=E_RHipx_nas(:,2:end);

E_LHipz_nas=Energy_Recording.energy_cost_joint(:,5+1)';
E_LHipz_nas=E_LHipz_nas(:,2:end);
E_LHipx_nas=Energy_Recording.energy_cost_joint(:,6+1)';
E_LHipx_nas=E_LHipx_nas(:,2:end);




bb=1;


% h=0.15, l=0.1;
% h=0.15, l=0.15;
% h=0.15, l=0.2;

% h=0.2, l=0.1;
% h=0.2, l=0.15;
% h=0.2, l=0.2;
%%
% % robot with arm no swing 
% load('robot_with_arm/WBC/h=0.15_l=0.1/no_swing/velocity.mat');
% %%% actual velocity
% z_velocity_act_witharm_noswing=Velocity_Recording.actual_com_velocity(:,3)';
% z_velocity_act_witharm_noswing=z_velocity_act_witharm_noswing(:,2:end);
% x_velocity_act_witharm_noswing=Velocity_Recording.actual_com_velocity(:,1)';
% x_velocity_act_witharm_noswing=x_velocity_act_witharm_noswing(:,2:end);
% %%% desire velocity
% z_velocity_des_witharm_noswing=Velocity_Recording.des_com_velocity(:,3)';
% z_velocity_des_witharm_noswing=z_velocity_des_witharm_noswing(:,2:end);
% x_velocity_des_witharm_noswing=Velocity_Recording.des_com_velocity(:,1)';
% x_velocity_des_witharm_noswing=x_velocity_des_witharm_noswing(:,2:end);
% 
% 
% load('robot_with_arm/WBC/h=0.15_l=0.1/no_swing/position.mat');
% %%% actual position
% z_position_act_witharm_noswing=Position_Recording.actual_com(:,3)';
% z_position_act_witharm_noswing=z_position_act_witharm_noswing(:,2:end);
% x_position_act_witharm_noswing=Position_Recording.actual_com(:,1)';
% x_position_act_witharm_noswing=x_position_act_witharm_noswing(:,2:end);
% %%% desire position
% z_position_des_witharm_noswing=Position_Recording.des_com(:,3)';
% z_position_des_witharm_noswing=z_position_des_witharm_noswing(:,2:end);
% x_position_des_witharm_noswing=Position_Recording.des_com(:,1)';
% x_position_des_witharm_noswing=x_position_des_witharm_noswing(:,2:end);
% 
% 
% 
% 
% 
% 
% 
% 
% 
% % robot with arm 
% load('robot_with_arm/WBC/h=0.15_l=0.1/velocity.mat');
% %%% actual velocity
% z_velocity_act_witharm=Velocity_Recording.actual_com_velocity(:,3)';
% z_velocity_act_witharm=z_velocity_act_witharm(:,2:end);
% x_velocity_act_witharm=Velocity_Recording.actual_com_velocity(:,1)';
% x_velocity_act_witharm=x_velocity_act_witharm(:,2:end);
% %%% desire velocity
% z_velocity_des_witharm=Velocity_Recording.des_com_velocity(:,3)';
% z_velocity_des_witharm=z_velocity_des_witharm(:,2:end);
% x_velocity_des_witharm=Velocity_Recording.des_com_velocity(:,1)';
% x_velocity_des_witharm=x_velocity_des_witharm(:,2:end);
% 
% load('robot_with_arm/WBC/h=0.15_l=0.1/position.mat');
% %%% actual position
% z_position_act_witharm=Position_Recording.actual_com(:,3)';
% z_position_act_witharm=z_position_act_witharm(:,2:end);
% x_position_act_witharm=Position_Recording.actual_com(:,1)';
% x_position_act_witharm=x_position_act_witharm(:,2:end);
% %%% desire position
% z_position_des_witharm=Position_Recording.des_com(:,3)';
% z_position_des_witharm=z_position_des_witharm(:,2:end);
% x_position_des_witharm=Position_Recording.des_com(:,1)';
% x_position_des_witharm=x_position_des_witharm(:,2:end);
% 
% 
% % Joint postion
% % torso_to_R_ShoulderRx
% % torso_to_L_ShoulderRx
% % R_ShoulderRx_to_R_UpperArm
% % L_ShoulderRx_to_L_UpperArm
% % R_UpperArm_to_R_ForeArm
% % L_UpperArm_to_L_ForeArm
% load('robot_with_arm/WBC/h=0.15_l=0.1/joint_position.mat');
% R_ShoulderRx=Joint_Position_Recording.joint_p(:,1)';
% R_ShoulderRx=R_ShoulderRx(:,2:end);
% L_ShoulderRx=Joint_Position_Recording.joint_p(:,2)';
% L_ShoulderRx=L_ShoulderRx(:,2:end);
% 
% R_UpperArm=Joint_Position_Recording.joint_p(:,3)';
% R_UpperArm=R_UpperArm(:,2:end);
% L_UpperArm=Joint_Position_Recording.joint_p(:,4)';
% L_UpperArm=L_UpperArm(:,2:end);
% 
% R_ForeArm=Joint_Position_Recording.joint_p(:,5)';
% R_ForeArm=R_ForeArm(:,2:end);
% L_ForeArm=Joint_Position_Recording.joint_p(:,6)';
% L_ForeArm=L_ForeArm(:,2:end);


%% velocity h=0.5 l=0.2 I=0.113552 --end_time=5 --target_realtime_rate=1
% robot with arm no swing 
load('Agility_analysis/h_0_5_l_0_2_ns_I_0.113552.mat');
%%% actual velocity
z_velocity_act_witharm_noswing=Velocity_Recording.actual_com_velocity(:,3)';
z_velocity_act_witharm_noswing=z_velocity_act_witharm_noswing(:,2:end);
x_velocity_act_witharm_noswing=Velocity_Recording.actual_com_velocity(:,1)';
x_velocity_act_witharm_noswing=x_velocity_act_witharm_noswing(:,2:end);
%%% desire velocity
z_velocity_des_witharm_noswing=Velocity_Recording.des_com_velocity(:,3)';
z_velocity_des_witharm_noswing=z_velocity_des_witharm_noswing(:,2:end);
x_velocity_des_witharm_noswing=Velocity_Recording.des_com_velocity(:,1)';
x_velocity_des_witharm_noswing=x_velocity_des_witharm_noswing(:,2:end);


% robot with arm swing
load('Agility_analysis/h_0_5_l_0_2_s_I_0.113552.mat');
%%% actual velocity
z_velocity_act_witharm=Velocity_Recording.actual_com_velocity(:,3)';
z_velocity_act_witharm=z_velocity_act_witharm(:,2:end);
x_velocity_act_witharm=Velocity_Recording.actual_com_velocity(:,1)';
x_velocity_act_witharm=x_velocity_act_witharm(:,2:end);
%%% desire velocity
z_velocity_des_witharm=Velocity_Recording.des_com_velocity(:,3)';
z_velocity_des_witharm=z_velocity_des_witharm(:,2:end);
x_velocity_des_witharm=Velocity_Recording.des_com_velocity(:,1)';
x_velocity_des_witharm=x_velocity_des_witharm(:,2:end);

%% velocity h=0.5 l=0.2 I=10 --end_time=5 --target_realtime_rate=1
% robot with arm no swing 
load('Agility_analysis/h_0_5_l_0_2_ns_I_10.mat');
%%% actual velocity
z_velocity_act_witharm_noswing=Velocity_Recording.actual_com_velocity(:,3)';
z_velocity_act_witharm_noswing=z_velocity_act_witharm_noswing(:,2:end);
x_velocity_act_witharm_noswing=Velocity_Recording.actual_com_velocity(:,1)';
x_velocity_act_witharm_noswing=x_velocity_act_witharm_noswing(:,2:end);
%%% desire velocity
z_velocity_des_witharm_noswing=Velocity_Recording.des_com_velocity(:,3)';
z_velocity_des_witharm_noswing=z_velocity_des_witharm_noswing(:,2:end);
x_velocity_des_witharm_noswing=Velocity_Recording.des_com_velocity(:,1)';
x_velocity_des_witharm_noswing=x_velocity_des_witharm_noswing(:,2:end);


% robot with arm swing
load('Agility_analysis/h_0_5_l_0_2_s_I_10.mat');
%%% actual velocity
z_velocity_act_witharm=Velocity_Recording.actual_com_velocity(:,3)';
z_velocity_act_witharm=z_velocity_act_witharm(:,2:end);
x_velocity_act_witharm=Velocity_Recording.actual_com_velocity(:,1)';
x_velocity_act_witharm=x_velocity_act_witharm(:,2:end);
%%% desire velocity
z_velocity_des_witharm=Velocity_Recording.des_com_velocity(:,3)';
z_velocity_des_witharm=z_velocity_des_witharm(:,2:end);
x_velocity_des_witharm=Velocity_Recording.des_com_velocity(:,1)';
x_velocity_des_witharm=x_velocity_des_witharm(:,2:end);



%% velocity h=0.5 l=0.2 --end_time=5 --target_realtime_rate=1
% robot with arm no swing 
load('Agility_analysis/h_0_5_l_0_2_ns.mat');
%%% actual velocity
z_velocity_act_witharm_noswing=Velocity_Recording.actual_com_velocity(:,3)';
z_velocity_act_witharm_noswing=z_velocity_act_witharm_noswing(:,2:end);
x_velocity_act_witharm_noswing=Velocity_Recording.actual_com_velocity(:,1)';
x_velocity_act_witharm_noswing=x_velocity_act_witharm_noswing(:,2:end);
%%% desire velocity
z_velocity_des_witharm_noswing=Velocity_Recording.des_com_velocity(:,3)';
z_velocity_des_witharm_noswing=z_velocity_des_witharm_noswing(:,2:end);
x_velocity_des_witharm_noswing=Velocity_Recording.des_com_velocity(:,1)';
x_velocity_des_witharm_noswing=x_velocity_des_witharm_noswing(:,2:end);


% robot with arm swing
load('Agility_analysis/h_0_5_l_0_2_s.mat');
%%% actual velocity
z_velocity_act_witharm=Velocity_Recording.actual_com_velocity(:,3)';
z_velocity_act_witharm=z_velocity_act_witharm(:,2:end);
x_velocity_act_witharm=Velocity_Recording.actual_com_velocity(:,1)';
x_velocity_act_witharm=x_velocity_act_witharm(:,2:end);
%%% desire velocity
z_velocity_des_witharm=Velocity_Recording.des_com_velocity(:,3)';
z_velocity_des_witharm=z_velocity_des_witharm(:,2:end);
x_velocity_des_witharm=Velocity_Recording.des_com_velocity(:,1)';
x_velocity_des_witharm=x_velocity_des_witharm(:,2:end);


%% velocity h=0.15 l=0.2 --end_time=5 --target_realtime_rate=1
% robot with arm no swing 
load('Agility_analysis/h_0_15_l_0_1_ns.mat');
%%% actual velocity
z_velocity_act_witharm_noswing=Velocity_Recording.actual_com_velocity(:,3)';
z_velocity_act_witharm_noswing=z_velocity_act_witharm_noswing(:,2:end);
x_velocity_act_witharm_noswing=Velocity_Recording.actual_com_velocity(:,1)';
x_velocity_act_witharm_noswing=x_velocity_act_witharm_noswing(:,2:end);
%%% desire velocity
z_velocity_des_witharm_noswing=Velocity_Recording.des_com_velocity(:,3)';
z_velocity_des_witharm_noswing=z_velocity_des_witharm_noswing(:,2:end);
x_velocity_des_witharm_noswing=Velocity_Recording.des_com_velocity(:,1)';
x_velocity_des_witharm_noswing=x_velocity_des_witharm_noswing(:,2:end);


% robot with arm swing
load('Agility_analysis/h_0_15_l_0_1_s.mat');
%%% actual velocity
z_velocity_act_witharm=Velocity_Recording.actual_com_velocity(:,3)';
z_velocity_act_witharm=z_velocity_act_witharm(:,2:end);
x_velocity_act_witharm=Velocity_Recording.actual_com_velocity(:,1)';
x_velocity_act_witharm=x_velocity_act_witharm(:,2:end);
%%% desire velocity
z_velocity_des_witharm=Velocity_Recording.des_com_velocity(:,3)';
z_velocity_des_witharm=z_velocity_des_witharm(:,2:end);
x_velocity_des_witharm=Velocity_Recording.des_com_velocity(:,1)';
x_velocity_des_witharm=x_velocity_des_witharm(:,2:end);


%% Stability velocity h=0.15 l=0.1 --end_time=5 --target_realtime_rate=1
% robot with arm no swing 
load('Stability/h_0_15_l_0_1_ns.mat');
%%% actual velocity
z_velocity_act_witharm_noswing=Velocity_Recording.actual_com_velocity(:,3)';
z_velocity_act_witharm_noswing=z_velocity_act_witharm_noswing(:,2:end);
x_velocity_act_witharm_noswing=Velocity_Recording.actual_com_velocity(:,1)';
x_velocity_act_witharm_noswing=x_velocity_act_witharm_noswing(:,2:end);
%%% desire velocity
z_velocity_des_witharm_noswing=Velocity_Recording.des_com_velocity(:,3)';
z_velocity_des_witharm_noswing=z_velocity_des_witharm_noswing(:,2:end);
x_velocity_des_witharm_noswing=Velocity_Recording.des_com_velocity(:,1)';
x_velocity_des_witharm_noswing=x_velocity_des_witharm_noswing(:,2:end);
%%% actual pitch moment
pitch_moment_witharm_noswing=Velocity_Recording.pitch_moment;
pitch_moment_witharm_noswing=pitch_moment_witharm_noswing(:,2:end);

% robot with arm swing
load('Stability/h_0_15_l_0_1_s.mat');
%%% actual velocity
z_velocity_act_witharm=Velocity_Recording.actual_com_velocity(:,3)';
z_velocity_act_witharm=z_velocity_act_witharm(:,2:end);
x_velocity_act_witharm=Velocity_Recording.actual_com_velocity(:,1)';
x_velocity_act_witharm=x_velocity_act_witharm(:,2:end);
%%% desire velocity
z_velocity_des_witharm=Velocity_Recording.des_com_velocity(:,3)';
z_velocity_des_witharm=z_velocity_des_witharm(:,2:end);
x_velocity_des_witharm=Velocity_Recording.des_com_velocity(:,1)';
x_velocity_des_witharm=x_velocity_des_witharm(:,2:end);
%%% actual pitch moment
pitch_moment_witharm=Velocity_Recording.pitch_moment;
pitch_moment_witharm=pitch_moment_witharm(:,2:end);
%% Joint postion h=0.15 l=0.1 
% torso_to_R_ShoulderRx
% torso_to_L_ShoulderRx
% R_ShoulderRx_to_R_UpperArm
% L_ShoulderRx_to_L_UpperArm
% R_UpperArm_to_R_ForeArm
% L_UpperArm_to_L_ForeArm
load('robot_with_arm/WBC/h=0.15_l=0.1/joint_position.mat');
R_ShoulderRx=Joint_Position_Recording.joint_p(:,1)';
R_ShoulderRx=R_ShoulderRx(:,2:end);
L_ShoulderRx=Joint_Position_Recording.joint_p(:,2)';
L_ShoulderRx=L_ShoulderRx(:,2:end);

R_UpperArm=Joint_Position_Recording.joint_p(:,3)';
R_UpperArm=R_UpperArm(:,2:end);
L_UpperArm=Joint_Position_Recording.joint_p(:,4)';
L_UpperArm=L_UpperArm(:,2:end);

R_ForeArm=Joint_Position_Recording.joint_p(:,5)';
R_ForeArm=R_ForeArm(:,2:end);
L_ForeArm=Joint_Position_Recording.joint_p(:,6)';
L_ForeArm=L_ForeArm(:,2:end);

%% Joint postion h=0.5 l=0.2 
% torso_to_R_ShoulderRx
% torso_to_L_ShoulderRx
% R_ShoulderRx_to_R_UpperArm
% L_ShoulderRx_to_L_UpperArm
% R_UpperArm_to_R_ForeArm
% L_UpperArm_to_L_ForeArm
load('Agility_analysis/h_0_5_l_0_2_s_I_10_joint.mat');
R_ShoulderRx=Joint_Position_Recording.joint_p(:,1)';
R_ShoulderRx=R_ShoulderRx(:,2:end);
L_ShoulderRx=Joint_Position_Recording.joint_p(:,2)';
L_ShoulderRx=L_ShoulderRx(:,2:end);

R_UpperArm=Joint_Position_Recording.joint_p(:,3)';
R_UpperArm=R_UpperArm(:,2:end);
L_UpperArm=Joint_Position_Recording.joint_p(:,4)';
L_UpperArm=L_UpperArm(:,2:end);

R_ForeArm=Joint_Position_Recording.joint_p(:,5)';
R_ForeArm=R_ForeArm(:,2:end);
L_ForeArm=Joint_Position_Recording.joint_p(:,6)';
L_ForeArm=L_ForeArm(:,2:end);

load('Agility_analysis/h_0_5_l_0_2_s_joint.mat');
R_ShoulderRx=Joint_Position_Recording.joint_p(:,1)';
R_ShoulderRx=R_ShoulderRx(:,2:end);
L_ShoulderRx=Joint_Position_Recording.joint_p(:,2)';
L_ShoulderRx=L_ShoulderRx(:,2:end);

R_UpperArm=Joint_Position_Recording.joint_p(:,3)';
R_UpperArm=R_UpperArm(:,2:end);
L_UpperArm=Joint_Position_Recording.joint_p(:,4)';
L_UpperArm=L_UpperArm(:,2:end);

R_ForeArm=Joint_Position_Recording.joint_p(:,5)';
R_ForeArm=R_ForeArm(:,2:end);
L_ForeArm=Joint_Position_Recording.joint_p(:,6)';
L_ForeArm=L_ForeArm(:,2:end);


%% Joint postion h=0.15 l=0.1 
% torso_to_R_ShoulderRx
% torso_to_L_ShoulderRx
% R_ShoulderRx_to_R_UpperArm
% L_ShoulderRx_to_L_UpperArm
% R_UpperArm_to_R_ForeArm
% L_UpperArm_to_L_ForeArm
load('Stability/h_0_15_l_0_1_s_joint.mat');
% load('Agility_analysis/h_0_15_l_0_1_s_joint.mat');

R_ShoulderRx=Joint_Position_Recording.joint_p(:,1)';
R_ShoulderRx=R_ShoulderRx(:,2:end);
L_ShoulderRx=Joint_Position_Recording.joint_p(:,2)';
L_ShoulderRx=L_ShoulderRx(:,2:end);

R_UpperArm=Joint_Position_Recording.joint_p(:,3)';
R_UpperArm=R_UpperArm(:,2:end);
L_UpperArm=Joint_Position_Recording.joint_p(:,4)';
L_UpperArm=L_UpperArm(:,2:end);

R_ForeArm=Joint_Position_Recording.joint_p(:,5)';
R_ForeArm=R_ForeArm(:,2:end);
L_ForeArm=Joint_Position_Recording.joint_p(:,6)';
L_ForeArm=L_ForeArm(:,2:end);



%% energy h=0.15 l=0.1 --end_time=0.2 --target_realtime_rate=0.2
% robot with arm swing 
load('Agility_analysis/h_0_15_l_0_1_s_energy.mat');

E_RThigh_nas=Energy_Recording.energy_cost_joint(:,2+1)';
E_RThigh_nas=E_RThigh_nas(:,2:end);
E_RKnee_nas=Energy_Recording.power_joint(:,3+1)';
E_RKnee_nas=E_RKnee_nas(:,2:end);
E_RAnkle_nas=Energy_Recording.power_joint(:,4+1)';
E_RAnkle_nas=E_RAnkle_nas(:,2:end);

E_LThigh_s=Energy_Recording.power_joint(:,7+1)';
E_LThigh_s=E_LThigh_s(:,2:end);
E_LKnee_s=Energy_Recording.power_joint(:,8+1)';
E_LKnee_s=E_LKnee_s(:,2:end);
E_LAnkle_s=Energy_Recording.power_joint(:,9+1)';
E_LAnkle_s=E_LAnkle_s(:,2:end);

E_RHipz_s=Energy_Recording.power_joint(:,0+1)';
E_RHipz_s=E_RHipz_s(:,2:end);
E_RHipx_s=Energy_Recording.power_joint(:,1+1)';
E_RHipx_s=E_RHipx_s(:,2:end);

E_LHipz_s=Energy_Recording.power_joint(:,5+1)';
E_LHipz_s=E_LHipz_s(:,2:end);
E_LHipx_s=Energy_Recording.power_joint(:,6+1)';
E_LHipx_s=E_LHipx_s(:,2:end);

E_Lower_s=E_RThigh_s+E_LThigh_s+E_RKnee_s+...
                E_LKnee_s+E_RAnkle_s+E_LAnkle_s+...
                E_RHipz_s+E_RHipx_s+...
                E_LHipz_s+E_LHipx_s;

%% energy h=0.15 l=0.1 --end_time=0.2 --target_realtime_rate=0.2
% robot with arm no swing 
load('Agility_analysis/h_0_15_l_0_1_ns_energy.mat');
P_RThigh_ns=Energy_Recording.power_joint(:,2+1)';
P_RThigh_ns=P_RThigh_ns(:,2:end);
P_RKnee_ns=Energy_Recording.power_joint(:,3+1)';
P_RKnee_ns=P_RKnee_ns(:,2:end);
P_RAnkle_ns=Energy_Recording.power_joint(:,4+1)';
P_RAnkle_ns=P_RAnkle_ns(:,2:end);

P_LThigh_ns=Energy_Recording.power_joint(:,7+1)';
P_LThigh_ns=P_LThigh_ns(:,2:end);
P_LKnee_ns=Energy_Recording.power_joint(:,8+1)';
P_LKnee_ns=P_LKnee_ns(:,2:end);
P_LAnkle_ns=Energy_Recording.power_joint(:,9+1)';
P_LAnkle_ns=P_LAnkle_ns(:,2:end);

P_RHipz_ns=Energy_Recording.power_joint(:,0+1)';
P_RHipz_ns=P_RHipz_ns(:,2:end);
P_RHipx_ns=Energy_Recording.power_joint(:,1+1)';
P_RHipx_ns=P_RHipx_ns(:,2:end);

P_LHipz_ns=Energy_Recording.power_joint(:,5+1)';
P_LHipz_ns=P_LHipz_ns(:,2:end);
P_LHipx_ns=Energy_Recording.power_joint(:,6+1)';
P_LHipx_ns=P_LHipx_ns(:,2:end);

P_Lower_ns=P_RThigh_ns+P_LThigh_ns+P_RKnee_ns+...
                P_LKnee_ns+P_RAnkle_ns+P_LAnkle_ns+...
                P_RHipz_ns+P_RHipx_ns+...
                P_LHipz_ns+P_LHipx_ns;
            
% time=Energy_Recording.lcm_timestamp/5;
% f_=figure;
% plot(time,P_Lower_ns);
% hold on;
% plot(time,P_Lower_s);
% xlabel('time (s)');ylabel('P (W)');
% legend('AS','NAS');
% set(gca, 'linewidth',1,'FontSize',15,'Fontname', 'Times New Roman','FontWeight','bold');

%% plot
time=Velocity_Recording.lcm_timestamp/5;
a=500;
num=5000;
time=time(:,a:num);





f0=figure;
plot(time,pitch_moment_witharm(:,a:num));
xlabel('time (s)');ylabel('moment (N·m·s)');
hold on;
plot(time,pitch_moment_witharm_noswing(:,a:num));
hold on;
legend('AS','NAS');
set(gca, 'linewidth',1,'FontSize',15,'Fontname', 'Times New Roman','FontWeight','bold');
sum_error_p_s=sum(abs(pitch_moment_witharm(:,a:num)));
sum_error_p_ns=sum(abs(pitch_moment_witharm_noswing(:,a:num)));

f1=figure;

plot(time,z_velocity_act_witharm(:,a:num),'LineWidth',1.2);
xlabel('time (s)');ylabel('vz (m/s)');
% xlabel('x','Fontname', 'Times New Roman','FontSize',12);
hold on;
plot(time,z_velocity_act_witharm_noswing(:,a:num),'LineWidth',1.2);
xlabel('time (s)');ylabel('vz (m/s)');
hold on;
legend('AS','NAS','Location','northwest');
set(gca, 'linewidth',1,'FontSize',15,'Fontname', 'Times New Roman','FontWeight','bold');

sum_error_z_s=sum(abs(z_velocity_act_witharm(:,a:num)));
sum_error_z_ns=sum(abs(z_velocity_act_witharm_noswing(:,a:num)));

% f2=figure;
% plot(time,z_velocity_des_witharm(:,a:num),'-');
% xlabel('time (s)');ylabel('vz (m/s)');
% hold on;
% plot(time,z_velocity_des_witharm_noswing(:,a:num),'-');
% xlabel('time (s)');ylabel('vz (m/s)');
% hold on;
% legend('des\_vz_s','des\_vz_ns', 'Location', 'northwest');
% title("des\_vz");
% set(gca, 'linewidth',1, 'fontsize',15);
% 
f3=figure;
plot(time,x_velocity_act_witharm(:,a:num),'LineWidth',1.2);
xlabel('time (s)');ylabel('vx (m/s)');
hold on;
plot(time,x_velocity_act_witharm_noswing(:,a:num),'LineWidth',1.2);
xlabel('time (s)');ylabel('vx (m/s)');
hold on;
legend('AS','NAS','Location', 'northwest');
set(gca, 'linewidth',1, 'fontsize',15,'Fontname', 'Times New Roman','FontWeight','bold');
sum_error_x=sum(abs(x_velocity_act_witharm(:,a:num)));
sum_error_x_ns=sum(abs(x_velocity_act_witharm_noswing(:,a:num)));

% 
% f4=figure;
% plot(time,x_velocity_des_witharm(:,a:num),'-');
% xlabel('time (s)');ylabel('vx (m/s)');
% hold on;
% plot(time,x_velocity_des_witharm_noswing(:,a:num),'-');
% xlabel('time (s)');ylabel('vx (m/s)');
% hold on;
% legend('des\_vx_s','des\_vx_ns', 'Location', 'northwest');
% title("des\_vx");
% set(gca, 'linewidth',1, 'fontsize',15, 'Fontname', 'Times New Roman');
% 


f5=figure;
subplot(2,1,1);
plot(time,R_UpperArm(:,a:num)*180/pi);
xlabel('time (s)');ylabel('angle (deg)');
legend('UpperArm\_joint');
set(gca, 'linewidth',1, 'fontsize',15,'FontWeight','bold');
hold on;

subplot(2,1,2);
plot(time,R_ForeArm(:,a:num)*180/pi);
% ylim([-40,0]);
xlabel('time (s)');ylabel('angle (deg)');
legend('ForeArm\_joint');
% title("arm\_joint");
set(gca, 'linewidth',1, 'fontsize',15,'FontWeight','bold');

% f6=figure;
% R_UpperArm_dot=diff(R_UpperArm)./diff(time);
% R_ForeArm_dot=diff(R_ForeArm)./diff(time);
% subplot(2,1,1);
% plot(time(:,a:num-1),R_UpperArm_dot(:,a:num-1)*180/pi);
% xlabel('time (s)');ylabel('Angular velocity (deg)');
% legend('UpperArm\_joint');
% set(gca, 'linewidth',1, 'fontsize',15);
% hold on;
% 
% subplot(2,1,2);
% plot(time(:,a:num-1),R_ForeArm_dot(:,a:num-1)*180/pi);
% xlabel('time (s)');ylabel('Angular velocity (deg)');
% legend('ForeArm\_joint');
% % title("arm\_joint");
% set(gca, 'linewidth',1, 'fontsize',15);

f__=figure;
X = categorical({'Total','Upper','Lower'});
X = reordercats(X,{'Total','Upper','Lower'});
Y = [166.5 204.4;13.5 1;153 203.4];
b = bar(X,Y,1);
xtips1 = b(1).XEndPoints;
ytips1 = b(1).YEndPoints; 
labels1 = string(b(1).YData);
text(xtips1,ytips1,labels1,'HorizontalAlignment','center',...
    'VerticalAlignment','bottom','FontSize',11)

xtips2 = b(2).XEndPoints;
ytips2 = b(2).YEndPoints; 
labels2 = string(b(2).YData);
text(xtips2,ytips2,labels2,'HorizontalAlignment','center',...
    'VerticalAlignment','bottom','FontSize',11)

legend('AS','NAS');
ylabel("Energy  (J)")
set(gca,'FontSize',15)
a=0;







%% plot
% time=Velocity_Recording.lcm_timestamp;
% a=1;
% num=4000;
% time=time(:,a:num);
% f1=figure;
% subplot(4,1,1)
% plot(time,R_ShoulderRx(:,a:num),'-.');
% hold on;
% plot(time,L_ShoulderRx(:,a:num),'--');
% legend('R ShoulderRx','L ShoulderRx');
% title("Shoulder")
% 
% subplot(4,1,2)
% plot(time,R_UpperArm(:,a:num),'-.');
% hold on;
% plot(time,L_UpperArm(:,a:num),'--');
% hold on;
% plot(time,z_velocity_act_witharm(:,a:num));
% hold on;
% plot(time,z_velocity_des_witharm(:,a:num));
% legend('R UpperArm','L UpperArm','z velocity','z des velocity');
% title("UpperArm swing")
% 
% subplot(4,1,3)
% plot(time,R_UpperArm(:,a:num),'-.');
% hold on;
% plot(time,L_UpperArm(:,a:num),'--');
% hold on;
% plot(time,z_velocity_act_witharm_noswing(:,a:num));
% hold on;
% plot(time,z_velocity_des_witharm(:,a:num));
% legend('R UpperArm','L UpperArm','z velocity','z des velocity');
% title("UpperArm no swing")
% 
% subplot(4,1,4)
% plot(time,R_ForeArm(:,a:num),'-.');
% hold on;
% plot(time,L_ForeArm(:,a:num),'--');
% legend('R ForeArm','L ForeArm');
% title("ForeArm")
